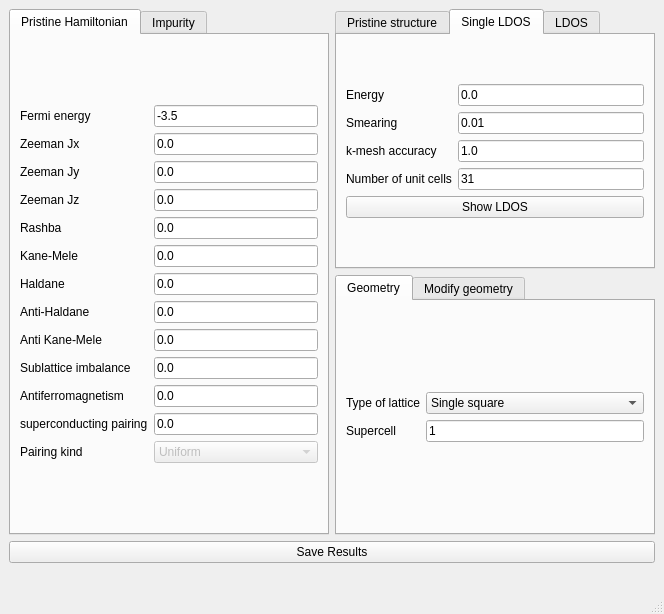
<?xml version="1.0" encoding="UTF-8"?>
<ui version="4.0">
 <class>MainWindow</class>
 <widget class="QMainWindow" name="MainWindow">
  <property name="geometry">
   <rect>
    <x>0</x>
    <y>0</y>
    <width>664</width>
    <height>614</height>
   </rect>
  </property>
  <property name="windowTitle">
   <string>Impurity embedding</string>
  </property>
  <widget class="QWidget" name="centralwidget">
   <layout class="QGridLayout" name="gridLayout_6">
    <item row="0" column="0" rowspan="2">
     <widget class="QTabWidget" name="tabWidget_2">
      <property name="currentIndex">
       <number>0</number>
      </property>
      <widget class="QWidget" name="tab_3">
       <attribute name="title">
        <string>Pristine Hamiltonian</string>
       </attribute>
       <layout class="QGridLayout" name="gridLayout_24">
        <item row="0" column="0">
         <layout class="QGridLayout" name="gridLayout">
          <item row="11" column="1">
           <widget class="QLineEdit" name="swave">
            <property name="enabled">
             <bool>true</bool>
            </property>
            <property name="text">
             <string>0.0</string>
            </property>
           </widget>
          </item>
          <item row="3" column="1">
           <widget class="QLineEdit" name="Bz">
            <property name="enabled">
             <bool>true</bool>
            </property>
            <property name="text">
             <string>0.0</string>
            </property>
           </widget>
          </item>
          <item row="1" column="1">
           <widget class="QLineEdit" name="Bx">
            <property name="enabled">
             <bool>true</bool>
            </property>
            <property name="text">
             <string>0.0</string>
            </property>
           </widget>
          </item>
          <item row="3" column="0">
           <widget class="QLabel" name="label_5">
            <property name="text">
             <string>Zeeman Jz</string>
            </property>
           </widget>
          </item>
          <item row="9" column="1">
           <widget class="QLineEdit" name="mAB">
            <property name="text">
             <string>0.0</string>
            </property>
           </widget>
          </item>
          <item row="2" column="1">
           <widget class="QLineEdit" name="By">
            <property name="enabled">
             <bool>true</bool>
            </property>
            <property name="text">
             <string>0.0</string>
            </property>
           </widget>
          </item>
          <item row="0" column="0">
           <widget class="QLabel" name="label">
            <property name="text">
             <string>Fermi energy</string>
            </property>
           </widget>
          </item>
          <item row="5" column="1">
           <widget class="QLineEdit" name="kanemele">
            <property name="enabled">
             <bool>true</bool>
            </property>
            <property name="text">
             <string>0.0</string>
            </property>
           </widget>
          </item>
          <item row="6" column="0">
           <widget class="QLabel" name="label_24">
            <property name="text">
             <string>Haldane</string>
            </property>
           </widget>
          </item>
          <item row="7" column="1">
           <widget class="QLineEdit" name="antihaldane">
            <property name="text">
             <string>0.0</string>
            </property>
           </widget>
          </item>
          <item row="11" column="0">
           <widget class="QLabel" name="label_26">
            <property name="text">
             <string>superconducting pairing</string>
            </property>
           </widget>
          </item>
          <item row="0" column="1">
           <widget class="QLineEdit" name="fermi">
            <property name="enabled">
             <bool>true</bool>
            </property>
            <property name="text">
             <string>-3.5</string>
            </property>
           </widget>
          </item>
          <item row="4" column="1">
           <widget class="QLineEdit" name="rashba">
            <property name="enabled">
             <bool>true</bool>
            </property>
            <property name="text">
             <string>0.0</string>
            </property>
           </widget>
          </item>
          <item row="6" column="1">
           <widget class="QLineEdit" name="haldane">
            <property name="text">
             <string>0.0</string>
            </property>
           </widget>
          </item>
          <item row="10" column="1">
           <widget class="QLineEdit" name="mAF">
            <property name="enabled">
             <bool>true</bool>
            </property>
            <property name="text">
             <string>0.0</string>
            </property>
           </widget>
          </item>
          <item row="4" column="0">
           <widget class="QLabel" name="label_10">
            <property name="text">
             <string>Rashba</string>
            </property>
           </widget>
          </item>
          <item row="5" column="0">
           <widget class="QLabel" name="label_11">
            <property name="text">
             <string>Kane-Mele</string>
            </property>
           </widget>
          </item>
          <item row="1" column="0">
           <widget class="QLabel" name="label_3">
            <property name="text">
             <string>Zeeman Jx</string>
            </property>
           </widget>
          </item>
          <item row="2" column="0">
           <widget class="QLabel" name="label_4">
            <property name="text">
             <string>Zeeman Jy</string>
            </property>
           </widget>
          </item>
          <item row="9" column="0">
           <widget class="QLabel" name="label_12">
            <property name="text">
             <string>Sublattice imbalance</string>
            </property>
           </widget>
          </item>
          <item row="10" column="0">
           <widget class="QLabel" name="label_13">
            <property name="text">
             <string>Antiferromagnetism</string>
            </property>
           </widget>
          </item>
          <item row="7" column="0">
           <widget class="QLabel" name="label_25">
            <property name="text">
             <string>Anti-Haldane</string>
            </property>
           </widget>
          </item>
          <item row="8" column="1">
           <widget class="QLineEdit" name="antikanemele">
            <property name="enabled">
             <bool>true</bool>
            </property>
            <property name="text">
             <string>0.0</string>
            </property>
           </widget>
          </item>
          <item row="8" column="0">
           <widget class="QLabel" name="label_16">
            <property name="text">
             <string>Anti Kane-Mele</string>
            </property>
           </widget>
          </item>
          <item row="12" column="0">
           <widget class="QLabel" name="label_39">
            <property name="text">
             <string>Pairing kind</string>
            </property>
           </widget>
          </item>
          <item row="12" column="1">
           <widget class="QComboBox" name="pairing_type">
            <property name="enabled">
             <bool>false</bool>
            </property>
            <item>
             <property name="text">
              <string>Uniform</string>
             </property>
            </item>
            <item>
             <property name="text">
              <string>One sublattice</string>
             </property>
            </item>
            <item>
             <property name="text">
              <string>sigma_z</string>
             </property>
            </item>
            <item>
             <property name="text">
              <string>Haldane</string>
             </property>
            </item>
            <item>
             <property name="text">
              <string>AntiHaldane</string>
             </property>
            </item>
           </widget>
          </item>
         </layout>
        </item>
       </layout>
      </widget>
      <widget class="QWidget" name="tab_5">
       <attribute name="title">
        <string>Impurity</string>
       </attribute>
       <layout class="QGridLayout" name="gridLayout_2">
        <item row="0" column="0">
         <widget class="QLabel" name="label_2">
          <property name="text">
           <string>Impurity scattering</string>
          </property>
         </widget>
        </item>
        <item row="0" column="1">
         <widget class="QLineEdit" name="impurity_potential">
          <property name="text">
           <string>1</string>
          </property>
         </widget>
        </item>
        <item row="2" column="0" colspan="2">
         <widget class="QPushButton" name="select_impurity_sites">
          <property name="text">
           <string>Select the sites with impurities</string>
          </property>
         </widget>
        </item>
        <item row="1" column="0">
         <widget class="QLabel" name="label_19">
          <property name="text">
           <string>Supercell with impurities</string>
          </property>
         </widget>
        </item>
        <item row="1" column="1">
         <widget class="QLineEdit" name="nsuper_impurity">
          <property name="enabled">
           <bool>false</bool>
          </property>
          <property name="text">
           <string>1</string>
          </property>
         </widget>
        </item>
       </layout>
      </widget>
     </widget>
    </item>
    <item row="1" column="1">
     <widget class="QTabWidget" name="tabWidget">
      <property name="currentIndex">
       <number>0</number>
      </property>
      <property name="documentMode">
       <bool>false</bool>
      </property>
      <property name="tabsClosable">
       <bool>false</bool>
      </property>
      <property name="movable">
       <bool>false</bool>
      </property>
      <widget class="QWidget" name="tab_2">
       <attribute name="title">
        <string>Geometry</string>
       </attribute>
       <layout class="QGridLayout" name="gridLayout_13">
        <item row="0" column="0">
         <layout class="QGridLayout" name="gridLayout_4">
          <item row="0" column="0">
           <widget class="QLabel" name="label_8">
            <property name="text">
             <string>Type of lattice</string>
            </property>
           </widget>
          </item>
          <item row="0" column="1">
           <widget class="QComboBox" name="lattice">
            <item>
             <property name="text">
              <string>Single square</string>
             </property>
            </item>
            <item>
             <property name="text">
              <string>Honeycomb</string>
             </property>
            </item>
            <item>
             <property name="text">
              <string>Honeycomb 4 sites</string>
             </property>
            </item>
            <item>
             <property name="text">
              <string>Honeycomb 6 sites</string>
             </property>
            </item>
            <item>
             <property name="text">
              <string>Square</string>
             </property>
            </item>
            <item>
             <property name="text">
              <string>Triangular</string>
             </property>
            </item>
            <item>
             <property name="text">
              <string>Triangular tripartite</string>
             </property>
            </item>
            <item>
             <property name="text">
              <string>Kagome</string>
             </property>
            </item>
            <item>
             <property name="text">
              <string>Lieb</string>
             </property>
            </item>
           </widget>
          </item>
          <item row="1" column="1">
           <widget class="QLineEdit" name="nsuper">
            <property name="text">
             <string>1</string>
            </property>
           </widget>
          </item>
          <item row="1" column="0">
           <widget class="QLabel" name="label_6">
            <property name="text">
             <string>Supercell</string>
            </property>
           </widget>
          </item>
         </layout>
        </item>
       </layout>
      </widget>
      <widget class="QWidget" name="tab_7">
       <attribute name="title">
        <string>Modify geometry</string>
       </attribute>
       <layout class="QVBoxLayout" name="verticalLayout">
        <item>
         <layout class="QGridLayout" name="gridLayout_25">
          <item row="0" column="0">
           <widget class="QCheckBox" name="remove_single_bonded">
            <property name="toolTip">
             <string>Remove atoms that have a single bond in the structure</string>
            </property>
            <property name="text">
             <string>Remove single bonds</string>
            </property>
            <property name="checked">
             <bool>true</bool>
            </property>
           </widget>
          </item>
          <item row="1" column="0">
           <widget class="QCheckBox" name="remove_selected">
            <property name="text">
             <string>Remove selected atoms</string>
            </property>
           </widget>
          </item>
          <item row="2" column="0">
           <widget class="QPushButton" name="select_atoms_removal">
            <property name="text">
             <string>Select atoms to remove</string>
            </property>
           </widget>
          </item>
         </layout>
        </item>
       </layout>
      </widget>
     </widget>
    </item>
    <item row="2" column="0" colspan="2">
     <widget class="QPushButton" name="save_results">
      <property name="text">
       <string>Save Results</string>
      </property>
     </widget>
    </item>
    <item row="0" column="1">
     <widget class="QTabWidget" name="tabWidget_3">
      <property name="enabled">
       <bool>true</bool>
      </property>
      <property name="currentIndex">
       <number>1</number>
      </property>
      <widget class="QWidget" name="tab_4">
       <attribute name="title">
        <string>Pristine structure</string>
       </attribute>
       <layout class="QGridLayout" name="gridLayout_19">
        <item row="1" column="0">
         <widget class="QPushButton" name="show_structure">
          <property name="text">
           <string>Show structure</string>
          </property>
         </widget>
        </item>
        <item row="1" column="1">
         <widget class="QPushButton" name="show_structure_3d">
          <property name="text">
           <string>Show structure 3D</string>
          </property>
         </widget>
        </item>
        <item row="0" column="0" colspan="2">
         <layout class="QGridLayout" name="gridLayout_3">
          <item row="0" column="1">
           <widget class="QLineEdit" name="nsuper_struct">
            <property name="text">
             <string>5</string>
            </property>
           </widget>
          </item>
          <item row="0" column="0">
           <widget class="QLabel" name="label_7">
            <property name="text">
             <string>Supercell</string>
            </property>
           </widget>
          </item>
         </layout>
        </item>
       </layout>
      </widget>
      <widget class="QWidget" name="tab">
       <attribute name="title">
        <string>Single LDOS</string>
       </attribute>
       <layout class="QGridLayout" name="gridLayout_7">
        <item row="0" column="0">
         <layout class="QGridLayout" name="gridLayout_5">
          <item row="0" column="0">
           <widget class="QLabel" name="label_9">
            <property name="text">
             <string>Energy</string>
            </property>
           </widget>
          </item>
          <item row="4" column="0" colspan="2">
           <widget class="QPushButton" name="show_embedding_ldos">
            <property name="text">
             <string>Show LDOS</string>
            </property>
           </widget>
          </item>
          <item row="1" column="0">
           <widget class="QLabel" name="label_14">
            <property name="text">
             <string>Smearing</string>
            </property>
           </widget>
          </item>
          <item row="0" column="1">
           <widget class="QLineEdit" name="energy_embedding_ldos">
            <property name="text">
             <string>0.0</string>
            </property>
           </widget>
          </item>
          <item row="2" column="0">
           <widget class="QLabel" name="label_15">
            <property name="text">
             <string>k-mesh accuracy</string>
            </property>
           </widget>
          </item>
          <item row="1" column="1">
           <widget class="QLineEdit" name="delta_embedding_ldos">
            <property name="text">
             <string>0.01</string>
            </property>
           </widget>
          </item>
          <item row="2" column="1">
           <widget class="QLineEdit" name="nk_scaling_embedding_ldos">
            <property name="toolTip">
             <string>Accuracy in the k-mesh, higher values are more accurate yet more computationally expensive</string>
            </property>
            <property name="text">
             <string>1.0</string>
            </property>
           </widget>
          </item>
          <item row="3" column="1">
           <widget class="QLineEdit" name="ncells_embedding_ldos">
            <property name="text">
             <string>31</string>
            </property>
           </widget>
          </item>
          <item row="3" column="0">
           <widget class="QLabel" name="label_17">
            <property name="text">
             <string>Number of unit cells</string>
            </property>
           </widget>
          </item>
         </layout>
        </item>
       </layout>
      </widget>
      <widget class="QWidget" name="tab_14">
       <attribute name="title">
        <string>LDOS</string>
       </attribute>
       <layout class="QGridLayout" name="gridLayout_28">
        <item row="0" column="0">
         <layout class="QGridLayout" name="gridLayout_27">
          <item row="0" column="0">
           <widget class="QLabel" name="label_44">
            <property name="text">
             <string>Energy window</string>
            </property>
           </widget>
          </item>
          <item row="3" column="1">
           <widget class="QLineEdit" name="nk_scaling_embedding_ldos_sweep">
            <property name="toolTip">
             <string>Number of kpoints used</string>
            </property>
            <property name="text">
             <string>1.0</string>
            </property>
           </widget>
          </item>
          <item row="6" column="0" colspan="2">
           <widget class="QPushButton" name="show_embedding_ldos_sweep">
            <property name="enabled">
             <bool>true</bool>
            </property>
            <property name="text">
             <string>Show LDOS</string>
            </property>
           </widget>
          </item>
          <item row="0" column="1">
           <widget class="QLineEdit" name="energy_window_embedding_ldos_sweep">
            <property name="toolTip">
             <string>Energy window</string>
            </property>
            <property name="text">
             <string>0.5</string>
            </property>
           </widget>
          </item>
          <item row="3" column="0">
           <widget class="QLabel" name="label_45">
            <property name="text">
             <string>k-mesh accuracy</string>
            </property>
           </widget>
          </item>
          <item row="4" column="0">
           <widget class="QLabel" name="label_46">
            <property name="text">
             <string>Number of unit cells</string>
            </property>
           </widget>
          </item>
          <item row="4" column="1">
           <widget class="QLineEdit" name="ncells_embedding_ldos_sweep">
            <property name="toolTip">
             <string>Number of replicas of the unit cell to plot</string>
            </property>
            <property name="text">
             <string>11</string>
            </property>
           </widget>
          </item>
          <item row="2" column="1">
           <widget class="QLineEdit" name="delta_embedding_ldos_sweep">
            <property name="toolTip">
             <string>Energy smearing</string>
            </property>
            <property name="text">
             <string>0.05</string>
            </property>
           </widget>
          </item>
          <item row="2" column="0">
           <widget class="QLabel" name="label_43">
            <property name="text">
             <string>Smearing</string>
            </property>
           </widget>
          </item>
          <item row="1" column="0">
           <widget class="QLabel" name="label_18">
            <property name="text">
             <string>Number of energies</string>
            </property>
           </widget>
          </item>
          <item row="1" column="1">
           <widget class="QLineEdit" name="num_energies_embedding_ldos_sweep">
            <property name="text">
             <string>10</string>
            </property>
           </widget>
          </item>
         </layout>
        </item>
       </layout>
      </widget>
     </widget>
    </item>
    <item row="3" column="0" colspan="2">
     <widget class="QLabel" name="info_tab">
      <property name="text">
       <string/>
      </property>
     </widget>
    </item>
   </layout>
  </widget>
  <widget class="QMenuBar" name="menubar">
   <property name="geometry">
    <rect>
     <x>0</x>
     <y>0</y>
     <width>664</width>
     <height>20</height>
    </rect>
   </property>
  </widget>
  <widget class="QStatusBar" name="statusbar"/>
 </widget>
 <resources/>
 <connections/>
</ui>
